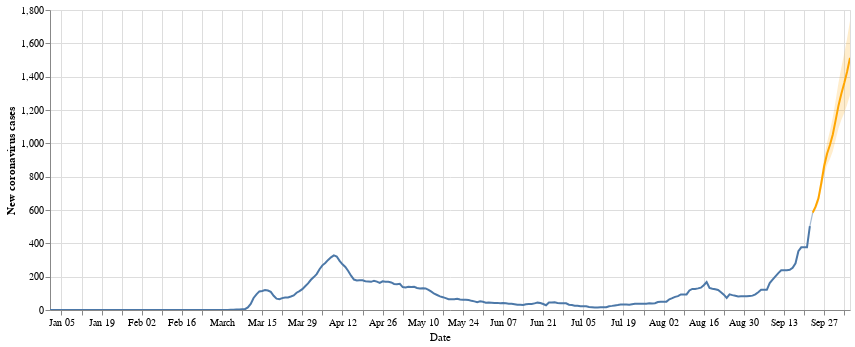

The notebook cell saved with this chart:
### Code cell
past_plt + future_plt + test + confint_plot

### Figure 1 — Vega-Lite specification as saved in the notebook (floating-point values rounded to 4 significant figures; data arrays with more than 128 entries replaced by an {"elided": "..."} marker saying what was removed)
{"config": {"view": {"continuousWidth": 400, "continuousHeight": 300}}, "layer": [{"data": {"name": "data-b84d4751b4eb09eb5ccc605b1506b9ad"}, "mark": "line", "encoding": {"tooltip": {"type": "quantitative", "field": "new_cases_Denmark", "format": ".1f"}, "x": {"type": "temporal", "field": "date"}, "y": {"type": "quantitative", "field": "new_cases_Denmark"}}, "height": 300, "selection": {"selector001": {"type": "interval", "bind": "scales", "encodings": ["x", "y"]}}, "width": 800}, {"data": {"name": "data-30e56ce5e2d7312b71d4b9686db9f8da"}, "mark": {"type": "line", "color": "orange"}, "encoding": {"tooltip": {"type": "quantitative", "field": "new_cases_forecast", "format": ".1f"}, "x": {"type": "temporal", "axis": {"title": "Date", "titleAlign": "right", "titleFontWeight": "normal"}, "field": "index"}, "y": {"type": "quantitative", "axis": {"title": "New coronavirus cases"}, "field": "new_cases_forecast"}}, "height": 300, "selection": {"selector002": {"type": "interval", "bind": "scales", "encodings": ["x", "y"]}}, "width": 800}, {"data": {"name": "data-e032590d4baf771e20c19f94181ed73f"}, "mark": {"type": "line", "opacity": 0.5, "size": 1.2}, "encoding": {"x": {"type": "temporal", "field": "index"}, "y": {"type": "quantitative", "field": "new_cases_Denmark"}}}, {"data": {"name": "data-3e53f95153efb650b4017582ec28e6f3"}, "mark": {"type": "area", "color": "orange", "opacity": 0.2}, "encoding": {"x": {"type": "temporal", "field": "index"}, "y": {"type": "quantitative", "field": "new_cases_forecast_ll"}, "y2": {"field": "new_cases_forecast_ul"}}}], "$schema": "https://vega.github.io/schema/vega-lite/v4.8.1.json", "datasets": {"data-b84d4751b4eb09eb5ccc605b1506b9ad": {"elided": "266 records"}, "data-30e56ce5e2d7312b71d4b9686db9f8da": [{"index": "2020-09-23T00:00:00", "new_cases_forecast": 584.1}, {"index": "2020-09-24T00:00:00", "new_cases_forecast": 620.0}, {"index": "2020-09-25T00:00:00", "new_cases_forecast": 670.0}, {"index": "2020-09-26T00:00:00", "new_cases_forecast": 761.9}, {"index": "2020-09-27T00:00:00", "new_cases_forecast": 863.7}, {"index": "2020-09-28T00:00:00", "new_cases_forecast": 937.5}, {"index": "2020-09-29T00:00:00", "new_cases_forecast": 990.0}, {"index": "2020-09-30T00:00:00", "new_cases_forecast": 1054.0}, {"index": "2020-10-01T00:00:00", "new_cases_forecast": 1139.0}, {"index": "2020-10-02T00:00:00", "new_cases_forecast": 1227.0}, {"index": "2020-10-03T00:00:00", "new_cases_forecast": 1299.0}, {"index": "2020-10-04T00:00:00", "new_cases_forecast": 1361.0}, {"index": "2020-10-05T00:00:00", "new_cases_forecast": 1431.0}, {"index": "2020-10-06T00:00:00", "new_cases_forecast": 1513.0}], "data-e032590d4baf771e20c19f94181ed73f": [{"index": "2020-09-22T00:00:00", "new_cases_Denmark": 503.3}, {"index": "2020-09-23T00:00:00", "new_cases_Denmark": 584.1}], "data-3e53f95153efb650b4017582ec28e6f3": [{"index": "2020-09-23T00:00:00", "new_cases_forecast_ll": 574.2, "new_cases_forecast_ul": 594.0}, {"index": "2020-09-24T00:00:00", "new_cases_forecast_ll": 600.7, "new_cases_forecast_ul": 639.2}, {"index": "2020-09-25T00:00:00", "new_cases_forecast_ll": 641.6, "new_cases_forecast_ul": 698.4}, {"index": "2020-09-26T00:00:00", "new_cases_forecast_ll": 723.0, "new_cases_forecast_ul": 800.9}, {"index": "2020-09-27T00:00:00", "new_cases_forecast_ll": 811.2, "new_cases_forecast_ul": 916.1}, {"index": "2020-09-28T00:00:00", "new_cases_forecast_ll": 869.3, "new_cases_forecast_ul": 1006.0}, {"index": "2020-09-29T00:00:00", "new_cases_forecast_ll": 905.4, "new_cases_forecast_ul": 1074.0}, {"index": "2020-09-30T00:00:00", "new_cases_forecast_ll": 952.5, "new_cases_forecast_ul": 1155.0}, {"index": "2020-10-01T00:00:00", "new_cases_forecast_ll": 1021.0, "new_cases_forecast_ul": 1258.0}, {"index": "2020-10-02T00:00:00", "new_cases_forecast_ll": 1090.0, "new_cases_forecast_ul": 1365.0}, {"index": "2020-10-03T00:00:00", "new_cases_forecast_ll": 1141.0, "new_cases_forecast_ul": 1457.0}, {"index": "2020-10-04T00:00:00", "new_cases_forecast_ll": 1183.0, "new_cases_forecast_ul": 1540.0}, {"index": "2020-10-05T00:00:00", "new_cases_forecast_ll": 1231.0, "new_cases_forecast_ul": 1632.0}, {"index": "2020-10-06T00:00:00", "new_cases_forecast_ll": 1290.0, "new_cases_forecast_ul": 1735.0}]}}
